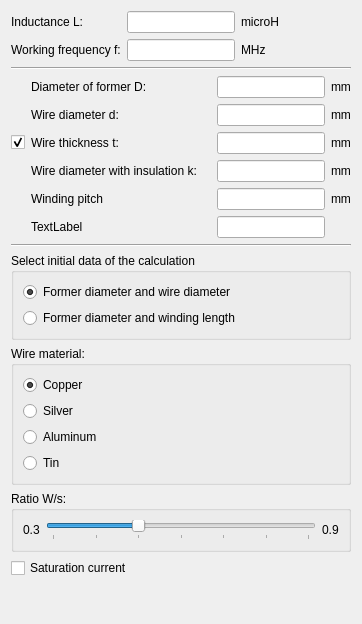
         <widget class="QWidget" name="tab_1">
          <attribute name="title">
           <string>Coil</string>
          </attribute>
          <layout class="QVBoxLayout" name="verticalLayout_2">
           <item>
            <layout class="QGridLayout" name="gridLayout_2">
             <item row="0" column="1">
              <widget class="QLineEdit" name="lineEdit_ind">
               <property name="sizePolicy">
                <sizepolicy hsizetype="Fixed" vsizetype="Fixed">
                 <horstretch>0</horstretch>
                 <verstretch>0</verstretch>
                </sizepolicy>
               </property>
               <property name="cursorPosition">
                <number>0</number>
               </property>
              </widget>
             </item>
             <item row="0" column="2">
              <widget class="QLabel" name="label_ind_m">
               <property name="text">
                <string notr="true">microH</string>
               </property>
              </widget>
             </item>
             <item row="0" column="0">
              <widget class="QLabel" name="label_ind">
               <property name="text">
                <string notr="true">Inductance L:</string>
               </property>
              </widget>
             </item>
             <item row="1" column="0">
              <widget class="QLabel" name="label_freq">
               <property name="text">
                <string notr="true">Working frequency f:</string>
               </property>
              </widget>
             </item>
             <item row="1" column="1">
              <widget class="QLineEdit" name="lineEdit_freq">
               <property name="sizePolicy">
                <sizepolicy hsizetype="Fixed" vsizetype="Fixed">
                 <horstretch>0</horstretch>
                 <verstretch>0</verstretch>
                </sizepolicy>
               </property>
              </widget>
             </item>
             <item row="1" column="2">
              <widget class="QLabel" name="label_freq_m">
               <property name="text">
                <string notr="true">MHz</string>
               </property>
              </widget>
             </item>
            </layout>
           </item>
           <item>
            <widget class="Line" name="line">
             <property name="sizePolicy">
              <sizepolicy hsizetype="Preferred" vsizetype="Fixed">
               <horstretch>0</horstretch>
               <verstretch>0</verstretch>
              </sizepolicy>
             </property>
             <property name="minimumSize">
              <size>
               <width>0</width>
               <height>2</height>
              </size>
             </property>
             <property name="baseSize">
              <size>
               <width>0</width>
               <height>0</height>
              </size>
             </property>
             <property name="orientation">
              <enum>Qt::Horizontal</enum>
             </property>
            </widget>
           </item>
           <item>
            <layout class="QGridLayout" name="gridLayout">
             <property name="sizeConstraint">
              <enum>QLayout::SetMaximumSize</enum>
             </property>
             <item row="1" column="3">
              <widget class="QLabel" name="label_02">
               <property name="sizePolicy">
                <sizepolicy hsizetype="Fixed" vsizetype="Preferred">
                 <horstretch>0</horstretch>
                 <verstretch>0</verstretch>
                </sizepolicy>
               </property>
               <property name="text">
                <string notr="true">mm</string>
               </property>
              </widget>
             </item>
             <item row="3" column="3">
              <widget class="QLabel" name="label_04">
               <property name="sizePolicy">
                <sizepolicy hsizetype="Fixed" vsizetype="Preferred">
                 <horstretch>0</horstretch>
                 <verstretch>0</verstretch>
                </sizepolicy>
               </property>
               <property name="text">
                <string notr="true">mm</string>
               </property>
              </widget>
             </item>
             <item row="0" column="1">
              <widget class="QLabel" name="label_1">
               <property name="text">
                <string notr="true">Diameter of former D:</string>
               </property>
               <property name="wordWrap">
                <bool>true</bool>
               </property>
              </widget>
             </item>
             <item row="2" column="1">
              <widget class="QLabel" name="label_3">
               <property name="text">
                <string notr="true">Wire thickness t:</string>
               </property>
               <property name="wordWrap">
                <bool>true</bool>
               </property>
              </widget>
             </item>
             <item row="4" column="1">
              <widget class="QLabel" name="label_5">
               <property name="sizePolicy">
                <sizepolicy hsizetype="Preferred" vsizetype="Preferred">
                 <horstretch>0</horstretch>
                 <verstretch>0</verstretch>
                </sizepolicy>
               </property>
               <property name="text">
                <string notr="true">Winding pitch</string>
               </property>
               <property name="wordWrap">
                <bool>true</bool>
               </property>
              </widget>
             </item>
             <item row="4" column="2">
              <widget class="QLineEdit" name="lineEdit_5">
               <property name="sizePolicy">
                <sizepolicy hsizetype="Fixed" vsizetype="Fixed">
                 <horstretch>0</horstretch>
                 <verstretch>0</verstretch>
                </sizepolicy>
               </property>
              </widget>
             </item>
             <item row="0" column="2">
              <widget class="QLineEdit" name="lineEdit_1">
               <property name="sizePolicy">
                <sizepolicy hsizetype="Fixed" vsizetype="Fixed">
                 <horstretch>0</horstretch>
                 <verstretch>0</verstretch>
                </sizepolicy>
               </property>
              </widget>
             </item>
             <item row="1" column="1">
              <widget class="QLabel" name="label_2">
               <property name="text">
                <string notr="true">Wire diameter d:</string>
               </property>
               <property name="wordWrap">
                <bool>true</bool>
               </property>
              </widget>
             </item>
             <item row="2" column="2">
              <widget class="QLineEdit" name="lineEdit_3">
               <property name="sizePolicy">
                <sizepolicy hsizetype="Fixed" vsizetype="Fixed">
                 <horstretch>0</horstretch>
                 <verstretch>0</verstretch>
                </sizepolicy>
               </property>
              </widget>
             </item>
             <item row="3" column="1">
              <widget class="QLabel" name="label_4">
               <property name="sizePolicy">
                <sizepolicy hsizetype="Preferred" vsizetype="Preferred">
                 <horstretch>0</horstretch>
                 <verstretch>0</verstretch>
                </sizepolicy>
               </property>
               <property name="minimumSize">
                <size>
                 <width>180</width>
                 <height>0</height>
                </size>
               </property>
               <property name="text">
                <string notr="true">Wire diameter with insulation k:</string>
               </property>
               <property name="wordWrap">
                <bool>true</bool>
               </property>
              </widget>
             </item>
             <item row="1" column="2">
              <widget class="QLineEdit" name="lineEdit_2">
               <property name="sizePolicy">
                <sizepolicy hsizetype="Fixed" vsizetype="Fixed">
                 <horstretch>0</horstretch>
                 <verstretch>0</verstretch>
                </sizepolicy>
               </property>
              </widget>
             </item>
             <item row="3" column="2">
              <widget class="QLineEdit" name="lineEdit_4">
               <property name="sizePolicy">
                <sizepolicy hsizetype="Fixed" vsizetype="Fixed">
                 <horstretch>0</horstretch>
                 <verstretch>0</verstretch>
                </sizepolicy>
               </property>
              </widget>
             </item>
             <item row="2" column="3">
              <widget class="QLabel" name="label_03">
               <property name="sizePolicy">
                <sizepolicy hsizetype="Fixed" vsizetype="Preferred">
                 <horstretch>0</horstretch>
                 <verstretch>0</verstretch>
                </sizepolicy>
               </property>
               <property name="text">
                <string notr="true">mm</string>
               </property>
              </widget>
             </item>
             <item row="5" column="2">
              <widget class="QLineEdit" name="lineEdit_6">
               <property name="sizePolicy">
                <sizepolicy hsizetype="Fixed" vsizetype="Fixed">
                 <horstretch>0</horstretch>
                 <verstretch>0</verstretch>
                </sizepolicy>
               </property>
              </widget>
             </item>
             <item row="5" column="3">
              <widget class="QLabel" name="label_06">
               <property name="text">
                <string notr="true"/>
               </property>
              </widget>
             </item>
             <item row="4" column="3">
              <widget class="QLabel" name="label_05">
               <property name="sizePolicy">
                <sizepolicy hsizetype="Fixed" vsizetype="Preferred">
                 <horstretch>0</horstretch>
                 <verstretch>0</verstretch>
                </sizepolicy>
               </property>
               <property name="text">
                <string notr="true">mm</string>
               </property>
              </widget>
             </item>
             <item row="0" column="3">
              <widget class="QLabel" name="label_01">
               <property name="sizePolicy">
                <sizepolicy hsizetype="Fixed" vsizetype="Preferred">
                 <horstretch>0</horstretch>
                 <verstretch>0</verstretch>
                </sizepolicy>
               </property>
               <property name="text">
                <string notr="true">mm</string>
               </property>
              </widget>
             </item>
             <item row="5" column="1">
              <widget class="QLabel" name="label_6">
               <property name="sizePolicy">
                <sizepolicy hsizetype="Fixed" vsizetype="Preferred">
                 <horstretch>0</horstretch>
                 <verstretch>0</verstretch>
                </sizepolicy>
               </property>
               <property name="maximumSize">
                <size>
                 <width>400</width>
                 <height>16777215</height>
                </size>
               </property>
               <property name="text">
                <string notr="true">TextLabel</string>
               </property>
               <property name="wordWrap">
                <bool>true</bool>
               </property>
              </widget>
             </item>
             <item row="2" column="0">
              <widget class="QCheckBox" name="checkBox_isInsulation">
               <property name="sizePolicy">
                <sizepolicy hsizetype="Fixed" vsizetype="Fixed">
                 <horstretch>0</horstretch>
                 <verstretch>0</verstretch>
                </sizepolicy>
               </property>
               <property name="focusPolicy">
                <enum>Qt::NoFocus</enum>
               </property>
               <property name="toolTip">
                <string>Wire has insulation</string>
               </property>
               <property name="accessibleDescription">
                <string notr="true"/>
               </property>
               <property name="text">
                <string notr="true"/>
               </property>
               <property name="shortcut">
                <string notr="true"/>
               </property>
               <property name="checked">
                <bool>true</bool>
               </property>
              </widget>
             </item>
            </layout>
           </item>
           <item>
            <widget class="Line" name="line_6">
             <property name="orientation">
              <enum>Qt::Horizontal</enum>
             </property>
            </widget>
           </item>
           <item>
            <widget class="QGroupBox" name="groupBox_onelayer_init">
             <property name="sizePolicy">
              <sizepolicy hsizetype="Preferred" vsizetype="Fixed">
               <horstretch>0</horstretch>
               <verstretch>0</verstretch>
              </sizepolicy>
             </property>
             <property name="title">
              <string>Select initial data of the calculation</string>
             </property>
             <layout class="QVBoxLayout" name="verticalLayout_14">
              <item>
               <widget class="QRadioButton" name="radioButton_5_1">
                <property name="focusPolicy">
                 <enum>Qt::NoFocus</enum>
                </property>
                <property name="text">
                 <string>Former diameter and wire diameter</string>
                </property>
                <property name="checked">
                 <bool>true</bool>
                </property>
               </widget>
              </item>
              <item>
               <widget class="QRadioButton" name="radioButton_5_2">
                <property name="focusPolicy">
                 <enum>Qt::NoFocus</enum>
                </property>
                <property name="text">
                 <string>Former diameter and winding length</string>
                </property>
               </widget>
              </item>
             </layout>
            </widget>
           </item>
           <item>
            <widget class="QGroupBox" name="groupBox">
             <property name="sizePolicy">
              <sizepolicy hsizetype="Preferred" vsizetype="Fixed">
               <horstretch>0</horstretch>
               <verstretch>0</verstretch>
              </sizepolicy>
             </property>
             <property name="title">
              <string>Wire material:</string>
             </property>
             <layout class="QVBoxLayout" name="verticalLayout_3">
              <item>
               <widget class="QRadioButton" name="radioButton_1">
                <property name="focusPolicy">
                 <enum>Qt::NoFocus</enum>
                </property>
                <property name="text">
                 <string>Copper</string>
                </property>
                <property name="checked">
                 <bool>true</bool>
                </property>
               </widget>
              </item>
              <item>
               <widget class="QRadioButton" name="radioButton_2">
                <property name="focusPolicy">
                 <enum>Qt::NoFocus</enum>
                </property>
                <property name="text">
                 <string>Silver</string>
                </property>
               </widget>
              </item>
              <item>
               <widget class="QRadioButton" name="radioButton_3">
                <property name="focusPolicy">
                 <enum>Qt::NoFocus</enum>
                </property>
                <property name="text">
                 <string>Aluminum</string>
                </property>
               </widget>
              </item>
              <item>
               <widget class="QRadioButton" name="radioButton_4">
                <property name="focusPolicy">
                 <enum>Qt::NoFocus</enum>
                </property>
                <property name="text">
                 <string>Tin</string>
                </property>
               </widget>
              </item>
             </layout>
            </widget>
           </item>
           <item>
            <widget class="QGroupBox" name="groupBox_6">
             <property name="sizePolicy">
              <sizepolicy hsizetype="Preferred" vsizetype="Fixed">
               <horstretch>0</horstretch>
               <verstretch>0</verstretch>
              </sizepolicy>
             </property>
             <property name="font">
              <font>
               <weight>50</weight>
               <bold>false</bold>
               <kerning>true</kerning>
              </font>
             </property>
             <property name="title">
              <string>Ratio W/s:</string>
             </property>
             <layout class="QHBoxLayout" name="horizontalLayout_6">
              <item>
               <widget class="QLabel" name="label_11">
                <property name="text">
                 <string notr="true">0.3</string>
                </property>
               </widget>
              </item>
              <item>
               <widget class="QSlider" name="horizontalSlider">
                <property name="focusPolicy">
                 <enum>Qt::NoFocus</enum>
                </property>
                <property name="toolTip">
                 <string/>
                </property>
                <property name="minimum">
                 <number>30</number>
                </property>
                <property name="maximum">
                 <number>90</number>
                </property>
                <property name="value">
                 <number>50</number>
                </property>
                <property name="orientation">
                 <enum>Qt::Horizontal</enum>
                </property>
                <property name="tickPosition">
                 <enum>QSlider::TicksBelow</enum>
                </property>
                <property name="tickInterval">
                 <number>10</number>
                </property>
               </widget>
              </item>
              <item>
               <widget class="QLabel" name="label_12">
                <property name="text">
                 <string notr="true">0.9</string>
                </property>
               </widget>
              </item>
             </layout>
            </widget>
           </item>
           <item>
            <widget class="QCheckBox" name="checkBox_saturationCurrent">
             <property name="focusPolicy">
              <enum>Qt::NoFocus</enum>
             </property>
             <property name="text">
              <string>Saturation current</string>
             </property>
            </widget>
           </item>
           <item>
            <spacer name="verticalSpacer">
             <property name="orientation">
              <enum>Qt::Vertical</enum>
             </property>
             <property name="sizeType">
              <enum>QSizePolicy::Expanding</enum>
             </property>
             <property name="sizeHint" stdset="0">
              <size>
               <width>20</width>
               <height>35</height>
              </size>
             </property>
            </spacer>
           </item>
          </layout>
         </widget>
